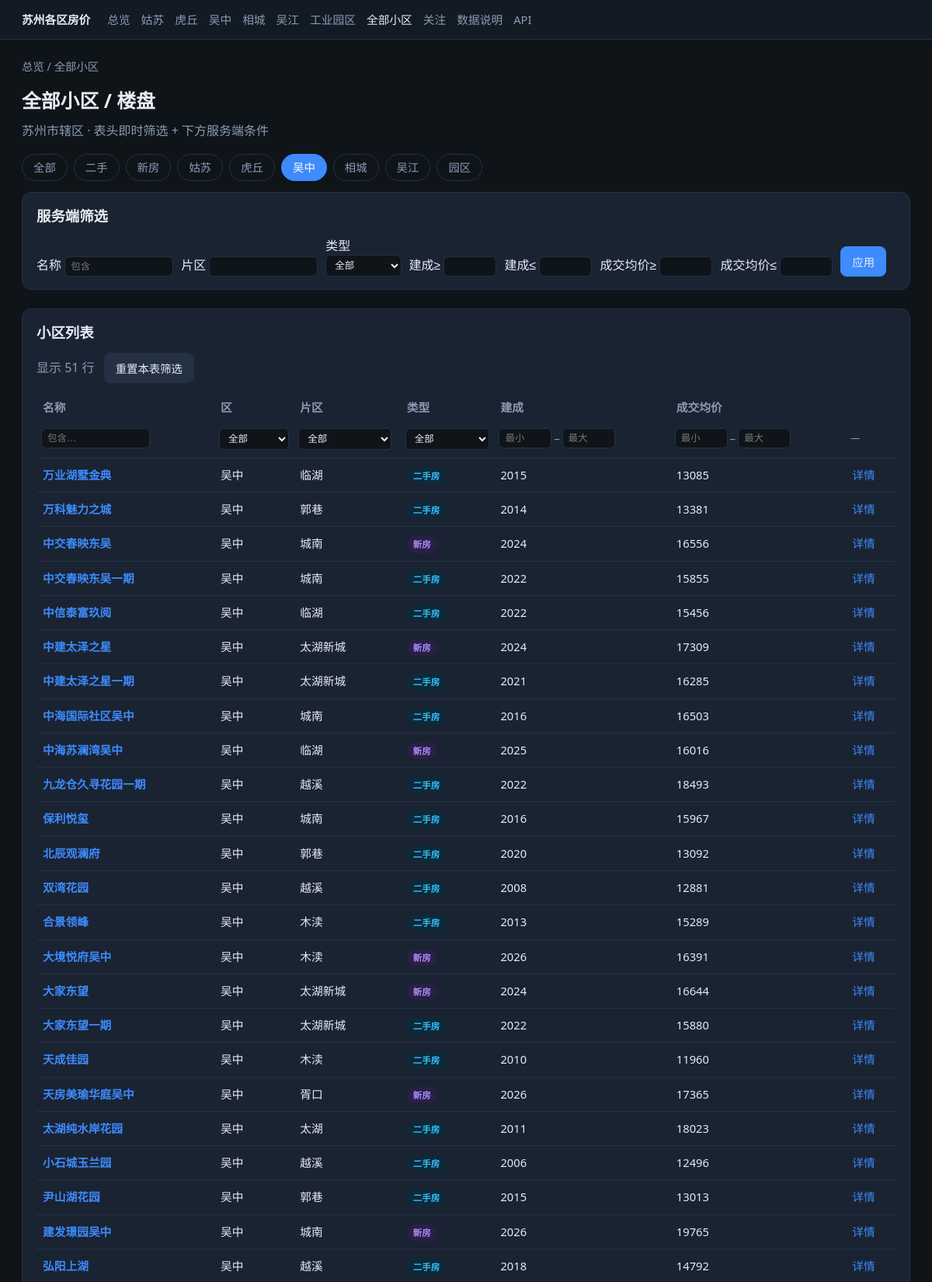
/communities?region=wuzhong (upper part), run on the app's committed database.
### db/models.py (models this page shows)
class Base(DeclarativeBase):
    pass

class Community(Base):
    __tablename__ = "communities"
    id: Mapped[int] = mapped_column(Integer, primary_key=True, autoincrement=True)
    region_id: Mapped[int] = mapped_column(ForeignKey("regions.id"), nullable=False)
    name: Mapped[str] = mapped_column(String(200), nullable=False)
    address: Mapped[Optional[str]] = mapped_column(String(500))
    area_name: Mapped[Optional[str]] = mapped_column(String(100))  # 片区：越溪/南桥等
    market_type: Mapped[str] = mapped_column(String(20), default="ershou")  # ershou / xinfang
    property_type: Mapped[Optional[str]] = mapped_column(String(50), default="住宅")
    developer: Mapped[Optional[str]] = mapped_column(String(100))
    lat: Mapped[Optional[float]] = mapped_column(Float)
    lng: Mapped[Optional[float]] = mapped_column(Float)
    build_year: Mapped[Optional[int]] = mapped_column(Integer)
    source: Mapped[Optional[str]] = mapped_column(String(50))
    source_id: Mapped[Optional[str]] = mapped_column(String(100))
    source_url: Mapped[Optional[str]] = mapped_column(String(500))
    created_at: Mapped[datetime] = mapped_column(DateTime, default=datetime.now)
    updated_at: Mapped[datetime] = mapped_column(
        DateTime, default=datetime.now, onupdate=datetime.now
    )
    region: Mapped["Region"] = relationship(back_populates="communities")
    listings: Mapped[list["Listing"]] = relationship(back_populates="community")
    transactions: Mapped[list["Transaction"]] = relationship(back_populates="community")
    snapshots: Mapped[list["PriceSnapshot"]] = relationship(back_populates="community")
    __table_args__ = (
        UniqueConstraint("source", "source_id", name="uq_community_source"),
        Index("ix_community_name", "name"),
        Index("ix_community_region", "region_id"),
        Index("ix_community_market", "market_type"),
    )

class Region(Base):
    __tablename__ = "regions"
    id: Mapped[int] = mapped_column(Integer, primary_key=True, autoincrement=True)
    city: Mapped[str] = mapped_column(String(50), nullable=False)
    district: Mapped[str] = mapped_column(String(50), nullable=False)
    code: Mapped[str] = mapped_column(String(50), unique=True, nullable=False)
    created_at: Mapped[datetime] = mapped_column(DateTime, default=datetime.now)
    communities: Mapped[list["Community"]] = relationship(back_populates="region")
    __table_args__ = (UniqueConstraint("city", "district", name="uq_city_district"),)

class PriceSnapshot(Base):
    __tablename__ = "price_snapshots"
    id: Mapped[int] = mapped_column(Integer, primary_key=True, autoincrement=True)
    community_id: Mapped[int] = mapped_column(ForeignKey("communities.id"), nullable=False)
    snap_date: Mapped[date] = mapped_column(Date, nullable=False)
    market_type: Mapped[str] = mapped_column(String(20), default="ershou")
    avg_unit_price: Mapped[Optional[float]] = mapped_column(Float)
    median_unit_price: Mapped[Optional[float]] = mapped_column(Float)
    min_unit_price: Mapped[Optional[float]] = mapped_column(Float)
    max_unit_price: Mapped[Optional[float]] = mapped_column(Float)
    sample_count: Mapped[int] = mapped_column(Integer, default=0)
    source: Mapped[str] = mapped_column(String(50), default="computed")
    created_at: Mapped[datetime] = mapped_column(DateTime, default=datetime.now)
    community: Mapped["Community"] = relationship(back_populates="snapshots")
    __table_args__ = (
        UniqueConstraint("community_id", "snap_date", "source", "market_type", name="uq_snap"),
        Index("ix_snap_date", "snap_date"),
        Index("ix_snap_market", "market_type"),
    )

### app/main.py (the view)
@app.get("/communities", response_class=HTMLResponse)
def page_communities(
    request: Request,
    region: Optional[str] = None,
    market: Optional[str] = None,
    q: Optional[str] = None,
    area: Optional[str] = None,
    year_min: Optional[int] = None,
    year_max: Optional[int] = None,
    price_min: Optional[float] = None,
    price_max: Optional[float] = None,
    db: Session = Depends(get_db),
):
    query = db.query(Community)
    if region:
        reg = db.query(Region).filter_by(code=region).first()
        if reg:
            query = query.filter(Community.region_id == reg.id)
    if market in ("ershou", "xinfang"):
        query = query.filter(Community.market_type == market)
    if q:
        query = query.filter(Community.name.contains(q))
    if area:
        query = query.filter(Community.area_name.contains(area))
    if year_min is not None:
        query = query.filter(Community.build_year >= year_min)
    if year_max is not None:
        query = query.filter(Community.build_year <= year_max)
    rows = []
    for c in query.order_by(Community.name).all():
        deal = latest_community_deal_price(db, c.id)
        if price_min is not None and (deal is None or deal < price_min):
            continue
        if price_max is not None and (deal is None or deal > price_max):
            continue
        r = db.get(Region, c.region_id)
        rows.append(
            {
                "id": c.id,
                "name": c.name,
                "area_name": c.area_name,
                "market_type": c.market_type,
                "market_label": MARKET_LABEL.get(c.market_type, c.market_type),
                "build_year": c.build_year,
                "avg_unit_price": deal,
                "avg_deal_price": deal,
                "city": r.city if r else "",
                "district": r.district if r else "",
            }
        )
    return templates.TemplateResponse(
        request,
        "communities.html",
        {
            "nav": "communities",
            "rows": rows,
            "region": region,
            "market": market,
            "q": q,
            "area": area,
            "year_min": year_min,
            "year_max": year_max,
            "price_min": price_min,
            "price_max": price_max,
        },
    )

### app/templates/communities.html (shortened to what this page needs)
{% extends "base.html" %}
{% block content %}
<div class="crumb"><a href="/">总览</a> / 全部小区</div>
<h1>全部小区 / 楼盘</h1>
<p class="sub">苏州市辖区 · 表头即时筛选 + 下方服务端条件</p>
<div class="tabs">
  <a href="/communities" class="{% if not market and not region %}active{% endif %}">全部</a>
  <a href="/communities?market=ershou" class="{% if market=='ershou' and not region %}active{% endif %}">二手</a>
  <a href="/communities?market=xinfang" class="{% if market=='xinfang' and not region %}active{% endif %}">新房</a>
  <a href="/communities?region=gusu" class="{% if region=='gusu' %}active{% endif %}">姑苏</a>
  <a href="/communities?region=huqiu" class="{% if region=='huqiu' %}active{% endif %}">虎丘</a>
  <a href="/communities?region=wuzhong" class="{% if region=='wuzhong' %}active{% endif %}">吴中</a>
  <a href="/communities?region=xiangcheng" class="{% if region=='xiangcheng' %}active{% endif %}">相城</a>
  <a href="/communities?region=wujiang" class="{% if region=='wujiang' %}active{% endif %}">吴江</a>
  <a href="/communities?region=sip" class="{% if region=='sip' %}active{% endif %}">园区</a>
</div>
<form class="card section" method="get" action="/communities">
  <h2>服务端筛选</h2>
  <div style="display:flex;flex-wrap:wrap;gap:10px;align-items:flex-end;">
    <label>名称 <input class="tf-input" name="q" value="{{ q or '' }}" placeholder="包含"></label>
    <label>片区 <input class="tf-input" name="area" value="{{ area or '' }}"></label>
    <label>类型
      <select class="tf-select" name="market">
        <option value="">全部</option>
      </select>
    </label>
    <label>建成≥ <input class="tf-input tf-num" type="number" name="year_min" value="{{ year_min or '' }}"></label>
    <label>建成≤ <input class="tf-input tf-num" type="number" name="year_max" value="{{ year_max or '' }}"></label>
    <label>成交均价≥ <input class="tf-input tf-num" type="number" name="price_min" value="{{ price_min or '' }}"></label>
    <label>成交均价≤ <input class="tf-input tf-num" type="number" name="price_max" value="{{ price_max or '' }}"></label>
    <button class="btn primary" type="submit">应用</button>
  </div>
</form>
<div class="card">
  <h2>小区列表</h2>
  <table class="filterable">
    <thead>
      <tr class="labels">
        <th data-type="text">名称</th>
        <th data-type="select">区</th>
        <th data-type="select">片区</th>
        <th data-type="select">类型</th>
        <th data-type="number">建成</th>
        <th data-type="number">成交均价</th>
        <th data-type="none"></th>
      </tr>
    </thead>
    <tbody>
      {% for row in rows %}
      <tr>
        <td data-v="{{ row.name }}"><a href="/communities/{{ row.id }}"><strong>{{ row.name }}</strong></a></td>
        <td data-v="{{ row.district }}">{{ row.district }}</td>
        <td data-v="{{ row.area_name or '' }}">{{ row.area_name or '-' }}</td>
        <td data-v="{{ row.market_label }}"><span class="badge {{ row.market_type }}">{{ row.market_label }}</span></td>
        <td data-v="{{ row.build_year or '' }}">{{ row.build_year or '-' }}</td>
        <td data-v="{{ row.avg_unit_price or '' }}">{% if row.avg_unit_price %}{{ '%.0f'|format(row.avg_unit_price) }}{% else %}-{% endif %}</td>
        <td><a href="/communities/{{ row.id }}">详情</a></td>
      </tr>
      {% endfor %}
    </tbody>
  </table>
</div>
{% endblock %}

### app/templates/base.html (style rules this page uses)
:root { --bg:#0f1419; --card:#1a2332; --text:#e7ecf3; --muted:#8b9bb4; --accent:#3d8bfd; --good:#3dd68c; --warn:#f5a524; --xinfang:#a78bfa; --ershou:#38bdf8; --border:#243044; }
* { box-sizing: border-box; }
body { margin:0; font-family:"Segoe UI","PingFang SC","Microsoft YaHei",sans-serif; background:var(--bg); color:var(--text); line-height:1.5; }
a { color:var(--accent); text-decoration:none; }
.crumb { color:var(--muted); font-size:0.9rem; margin-bottom:14px; }
.crumb a { color:var(--muted); }
h1 { margin:0 0 8px; font-size:1.55rem; }
h2 { margin:0 0 12px; font-size:1.15rem; }
.sub { color:var(--muted); margin:0 0 18px; }
.card { background:var(--card); border:1px solid var(--border); border-radius:12px; padding:16px 18px; }
table { width:100%; border-collapse:collapse; font-size:0.92rem; }
th, td { text-align:left; padding:10px 8px; border-bottom:1px solid var(--border); vertical-align:top; }
th { color:var(--muted); font-weight:600; white-space:nowrap; }
.badge { display:inline-block; padding:2px 8px; border-radius:999px; font-size:0.72rem; font-weight:600; }
.badge.ershou { background:#0c2a3a; color:var(--ershou); }
.badge.xinfang { background:#2a1f45; color:var(--xinfang); }
.tabs { display:flex; gap:8px; margin-bottom:14px; flex-wrap:wrap; }
.tabs a, .tabs span { padding:6px 14px; border-radius:999px; border:1px solid var(--border); color:var(--muted); font-size:0.9rem; }
.tabs a.active, .tabs span.active { background:var(--accent); border-color:var(--accent); color:#fff; }
.btn { display:inline-block; padding:8px 14px; border-radius:8px; border:1px solid var(--border); background:#243044; color:var(--text); cursor:pointer; font-size:0.9rem; }
.btn.primary { background:var(--accent); border-color:var(--accent); }
.section { margin-bottom:24px; }
.tf-input, .tf-select { width:100%; max-width:140px; box-sizing:border-box; background:#0f1419; color:var(--text); border:1px solid var(--border); border-radius:6px; padding:5px 7px; font-size:0.78rem; }
.tf-select { max-width:120px; }
.tf-num { max-width:68px; }
thead tr.labels th { border-bottom:none; }

### data on the page
Community: name "万业湖墅金典", area_name "临湖", build_year "2015"
Region: district "吴中" "吴中" "吴中" "吴中" "吴中" "吴中" "吴中" "吴中" "吴中" "吴中" "吴中" "吴中" "吴中" "吴中" "吴中" "吴中" "吴中" "吴中" "吴中" "吴中" "吴中" "吴中" "吴中" "吴中"
PriceSnapshot: avg_unit_price "13085"
Community: name "万科魅力之城", area_name "郭巷", build_year "2014"
PriceSnapshot: avg_unit_price "13381"
Community: name "中交春映东吴", area_name "城南", build_year "2024"
Community: name "中交春映东吴一期", area_name "城南", build_year "2022"
Community: name "中信泰富玖阅", area_name "临湖", build_year "2022"
Community: name "中建太泽之星", area_name "太湖新城", build_year "2024"
Community: name "中建太泽之星一期", area_name "太湖新城", build_year "2021"
Community: name "中海国际社区吴中", area_name "城南", build_year "2016"
Community: name "中海苏澜湾吴中", area_name "临湖", build_year "2025"
Community: name "九龙仓久寻花园一期", area_name "越溪", build_year "2022"
Community: name "保利悦玺", area_name "城南", build_year "2016"
PriceSnapshot: avg_unit_price "15967"
Community: name "北辰观澜府", area_name "郭巷", build_year "2020"
Community: name "双湾花园", area_name "越溪", build_year "2008"
PriceSnapshot: avg_unit_price "12881"
Community: name "合景领峰", area_name "木渎", build_year "2013"
PriceSnapshot: avg_unit_price "15289"
Community: name "大境悦府吴中", area_name "木渎", build_year "2026"
Community: name "大家东望", area_name "太湖新城", build_year "2024"
Community: name "大家东望一期", area_name "太湖新城", build_year "2022"
Community: name "天成佳园", area_name "木渎", build_year "2010"
Community: name "天房美瑜华庭吴中", area_name "胥口", build_year "2026"
Community: name "太湖纯水岸花园", area_name "太湖", build_year "2011"
Community: name "小石城玉兰园", area_name "越溪", build_year "2006"
PriceSnapshot: avg_unit_price "12496"
Community: name "尹山湖花园", area_name "郭巷", build_year "2015"
Community: name "建发璟园吴中", area_name "城南", build_year "2026"
Community: name "弘阳上湖", area_name "越溪", build_year "2018"
PriceSnapshot: avg_unit_price "14792"

### other printed values
{{ row.market_label }} "二手房" "二手房" "新房" "二手房" "二手房" "新房" "二手房" "二手房" "新房" "二手房" "二手房" "二手房" "二手房" "二手房" "新房" "新房" "二手房" "二手房" "新房" "二手房" "二手房" "二手房" "新房" "二手房"
{{ '%.0f'|format(row.avg_unit_price) }} "16556" "15855" "15456" "17309" "16285" "16503" "16016" "18493" "13092" "16391" "16644" "15880" "11960" "17365" "18023" "13013" "19765"
